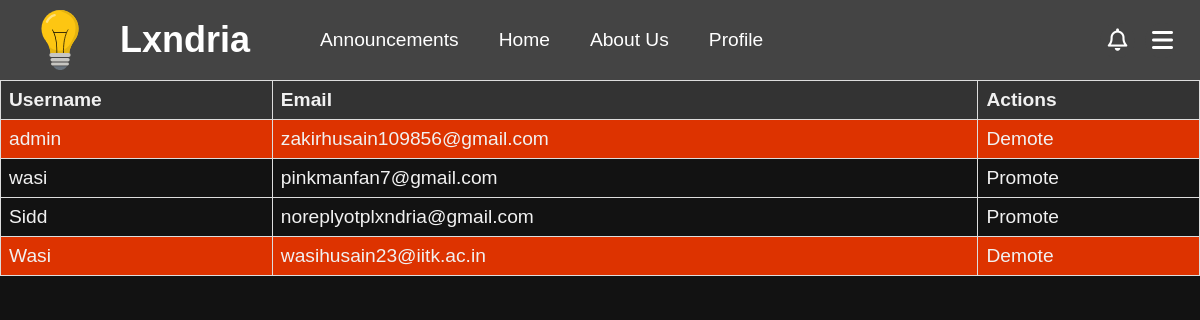
Page /admin-controls (signed in) on the earlier database version.
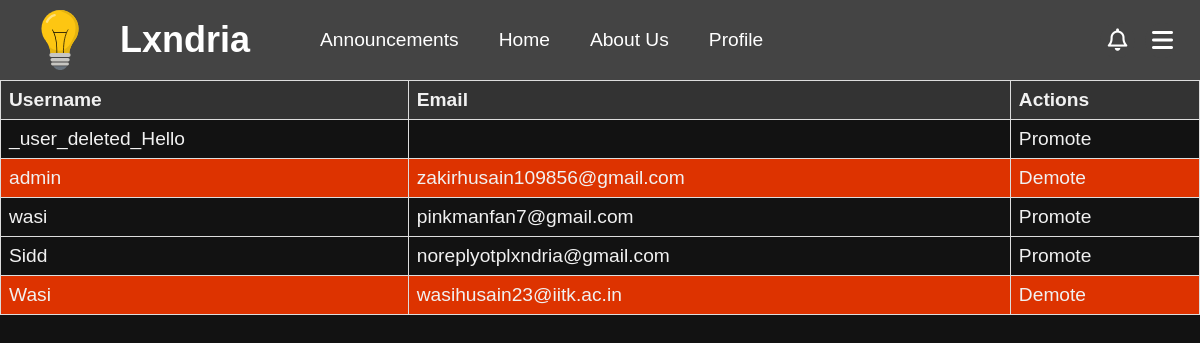
Same page on the later database version.
### app/models.py (models this page shows, shortened)
class Profile(db.Model):
    __tablename__ = "profile"
    __table_args__ = {"extend_existing": True}
    username = db.Column(db.String(80), db.ForeignKey('user.username'), primary_key=True)  # Primary + Foreign Key
    user = db.relationship('User', backref=db.backref('profile', uselist=False, cascade="all, delete-orphan"))
    profile_pic = db.Column(db.String(255), default="/images/default-profile.jpg")
    bio = db.Column(db.Text, default="This user has not set a bio yet.")
    upvotes = db.Column(db.Integer, default=0)
    created_at = db.Column(db.DateTime, default=datetime.utcnow)
    updated_at = db.Column(db.DateTime, onupdate=datetime.utcnow)
    @property
    def is_moderator(self):
        return Moderators.query.filter_by(username=self.username).count() != 0

class User(db.Model, UserMixin): # create a User class to store user information
    __tablename__ = "user"
    __table_args__ = {"extend_existing": True}  # Allow modifications to the table
    id = db.Column(db.Integer, primary_key=True)
    username = db.Column(db.String(80), unique=True, nullable=False)
    name = db.Column(db.String(80), nullable=False)
    password_hash = db.Column(db.String(120), nullable=False)
    email = db.Column(db.String(120), unique=True, nullable=False)
    created_at = db.Column(db.DateTime, default=datetime.utcnow)
    updated_at = db.Column(db.DateTime, onupdate=datetime.utcnow)

### app/routes/admin.py (the view, shortened to what this page needs)
@admin_bp.route('/admin-controls')
def admin():
    if not current_user.is_authenticated:
        return redirect(url_for('routes.auth.login'))
    if current_user.username != 'admin':
        return redirect(url_for('routes.account.account'))
    users = Profile.query.order_by(Profile.created_at.desc()).all()
    if request.args.get('mods') == '1':
        Users=[]
        for user in users:
            if user.is_moderator:
                Users.append(user)
        users = Users
    return render_template('admin.html', users=users)

### app/routes/auth.py (called while the page is built)
@login_manager.user_loader
def load_user(user_id):
    return User.query.get(int(user_id))

### app/templates/admin.html (shortened to what this page needs)
<!DOCTYPE html>
<html>
    <head>
        {%include 'banner.html'%}
        <link rel="stylesheet" type="text/css" href="{{url_for('static', filename='css/admin.css')}}">
    </head>
    <body>
        <table>
            <thead>
                <tr>
                    <th>Username</th>
                    <th>Email</th>
                    <th>Actions</th>
                </tr>
            </thead>
            <tbody>
                {% for user in users %}
                {%if user.is_moderator%}
                    <tr  style="background-color: #d30;">
                        <td>
                            <a href="/admin-controls/view?user={{user.username}}">{{user.username}}</a>
                {% else %}
                    <tr>
                        <td>
                            <a href="/account/{{user.username}}"> {{user.username}} </a>
                {% endif %}
                        </td>
                        <td>
                            <a href="mailto:{{user.user.email}}">
                            {{user.user.email}}
                            </a>
                        </td>
                        <td>
                            {% if user.is_moderator %}
                                <a href="/admin-controls?demote=1&user={{user.username}}">Demote</a>
                            {% else %}
                                <a href="/admin-controls?promote=1&user={{user.username}}">Promote</a>
                            {% endif %}
                        </td>
                    </tr>
                {% endfor %}
            </tbody>
        </table>
    </body>
</html>

### app/templates/banner.html (shortened to what this page needs)
<!DOCTYPE html>
<html>
<link rel="stylesheet" href="https://cdnjs.cloudflare.com/ajax/libs/font-awesome/6.4.2/css/all.min.css">
<link rel="stylesheet" href="{{url_for('static', filename='css/banner.css')}}">
<header class="banner">
    <div class="logo-container">
      <img src="{{url_for('static', filename='Images/logo.svg')}}" alt="Logo" class="logo">
      <span class="site-name"><a href="/">Lxndria</span></a>
    <div class="nav-container">
      <a href="/show-announcements">Announcements</a>
      <a href="/">Home</a>
      <a href="/about">About Us</a>
      <a href="/account">Profile</a>
    </div></div>
      <div class="menu-container">
        <button class="notif-button" onclick="toggleNotif()"><i class="far fa-bell"></i></button>
        <button class="menu-button" onclick="toggleMenu()"><i class="fas fa-bars"></i>
        </button>
    </div>
  </header>
</html>

### app/static/css/banner.css (style rules this page uses)
body, h1, p { margin: 0; padding: 0; text-decoration: none; color: inherit; font-family: Arial, sans-serif; box-sizing: border-box; background-color: #121212; color: #f1f1f1; ; }
a { text-decoration: none; color: inherit; }
.banner { display: flex; justify-content: space-between; align-items: center; padding: 10px 10px; background-color: #444; color: white; position: sticky; top: 0; z-index: 1000; }
.logo-container { display: flex; align-items: center; }
.logo { width: 60px; height: 60px; margin-left: 20px; margin-right: 30px; }
.site-name { font-size: 2.25rem; font-family: 'Gill Sans', 'Gill Sans MT', Calibri, 'Trebuchet MS', sans-serif; font-weight: bold; margin-right: 50px; }
.menu-container { position: relative; display: flex; }
.menu-button { padding: 15px; margin-right: 10px; background-color: #444; color: white; border: none; cursor: pointer; border-radius: 50%; width: 35px; height: 35px; text-align: center; font-size: 1.5rem; line-height: 1; display: flex; justify-content: center; align-items: center; }
.notif-button { padding: 15px; margin-right: 10px; background-color: #444; color: white; border: none; cursor: pointer; border-radius: 50%; width: 35px; height: 35px; text-align: center; font-size: 1.4rem; line-height: 1; display: flex; justify-content: center; align-items: center; }

Differences in the rows shown:
added Profile: username "_user_deleted_Hello"
